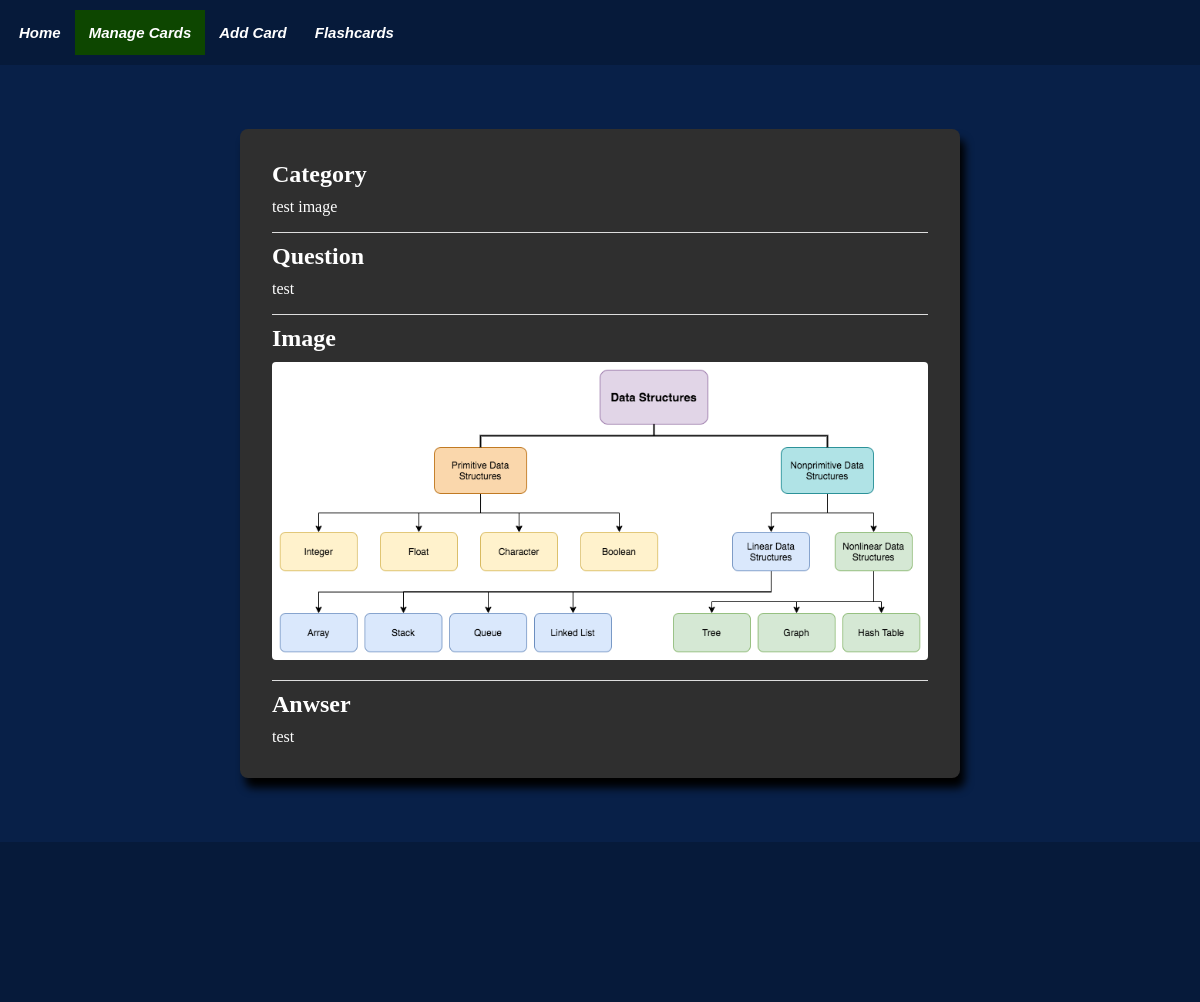
Screenshot of /view_flashcard/3 with the database file from the repository.
### tables this page shows
CREATE TABLE Flashcards(
                    cid INTEGER PRIMARY KEY AUTOINCREMENT,
                    category TEXT NOT NULL,
                    question TEXT NOT NULL,
                    answer TEXT NOT NULL,
                    figure_id INTEGER REFERENCES Figure(fid)        
            );

CREATE TABLE Figure(
                    fid INTEGER PRIMARY KEY AUTOINCREMENT,
                    code_block TEXT,
                    code_type TEXT,
                    image_file TEXT
            );

### app.py (the view)
@app.route("/view_flashcard/<key>")
def view_flashcard_route(key):
    data = database.view_card(key=key)
    categories = database.view_allcategories()
    return render_template('view_flashcard.html', nav_id="manage-page", data=data, categories=categories)

### templates/view_flashcard.html (shortened to what this page needs)
{% extends "base.html" %}
{% block content %}
<div class="flashcard-content">
    <div class="flashcard-content-inner">
        <h2>Category</h2>
        <p>{{ data['category'] | escape }}</p>
    </div>
    <div class="flashcard-content-inner">
        <h2>Question</h2>
        <p>{{ data['question'] | escape }}</p>
    </div>
    {% if data['image_file'] %}
        <div class="flashcard-content-inner">
            <h2>Image</h2>
            <img class="card-image" src="{{ url_for('static', filename='images/' + data['image_file']) }}" alt="{{ data['image_file'] }}">
        </div>
    {% endif %}
    <div class="flashcard-content-inner">
        <h2>Anwser</h2>
        <p>{{ data['answer'] | escape }}</p>
    </div>
</div>
{% endblock %}

### static/css/base.css (style rules this page uses)
* { padding: 0; margin: 0; box-sizing: border-box; }
body { background-color: #082048; font-family: 'Times New Roman', Times, serif; width: 100%; position: relative; display: flex; flex-direction: column; min-height: 100vh; }
.card-image { border-radius: 4px; height: fit-content; width: auto; max-height: 100%; max-width: 100%; }
.flashcard-content { background-color: #2f2f2f; color: #FFFFFF; box-shadow: 5px 10px 8px #000; margin: 0 auto 4rem auto; padding: 1rem; border-radius: 8px; width: 60vw; }
.flashcard-content-inner { margin: 1rem; border-top: 1px solid #ddd;; }
.flashcard-content-inner h2 { margin: 10px 0; }
.flashcard-content-inner:first-child { border-top: none; }

### rows the page displays
Flashcards: category "test image", question "test", answer "test"
Figure: image_file (picture)
